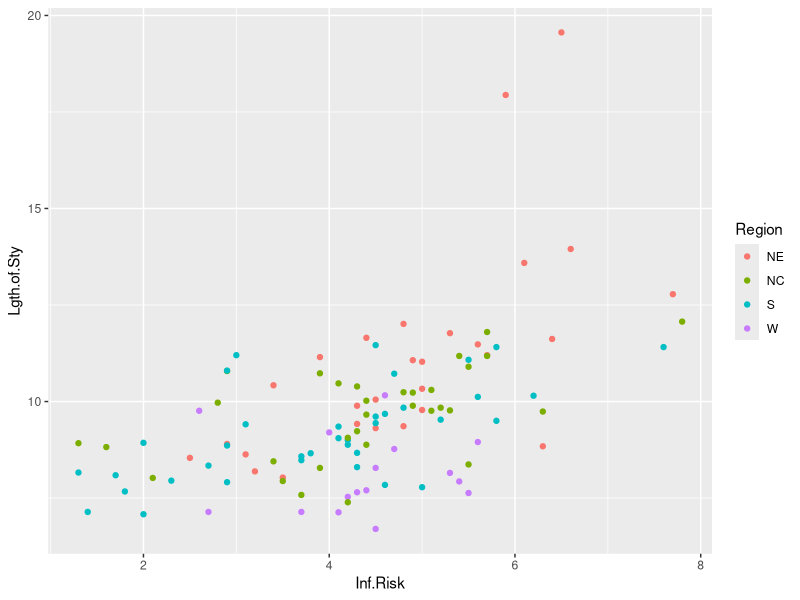
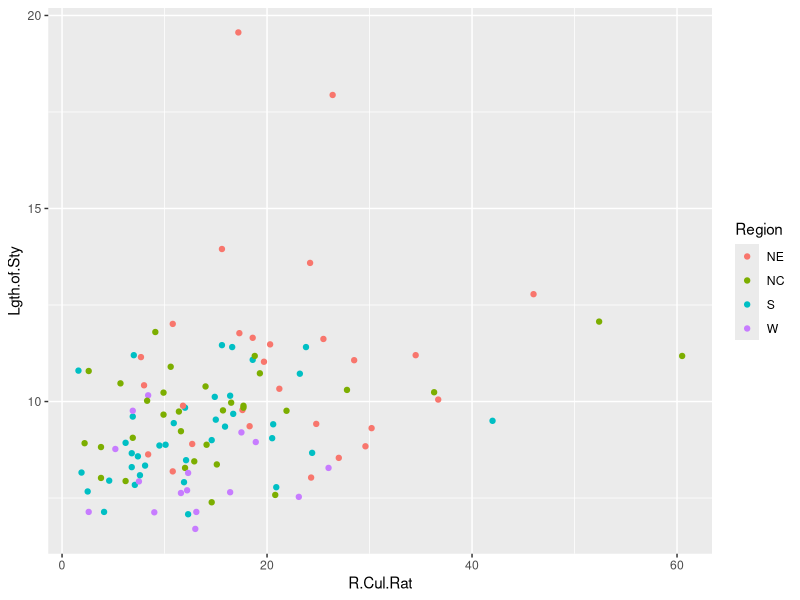
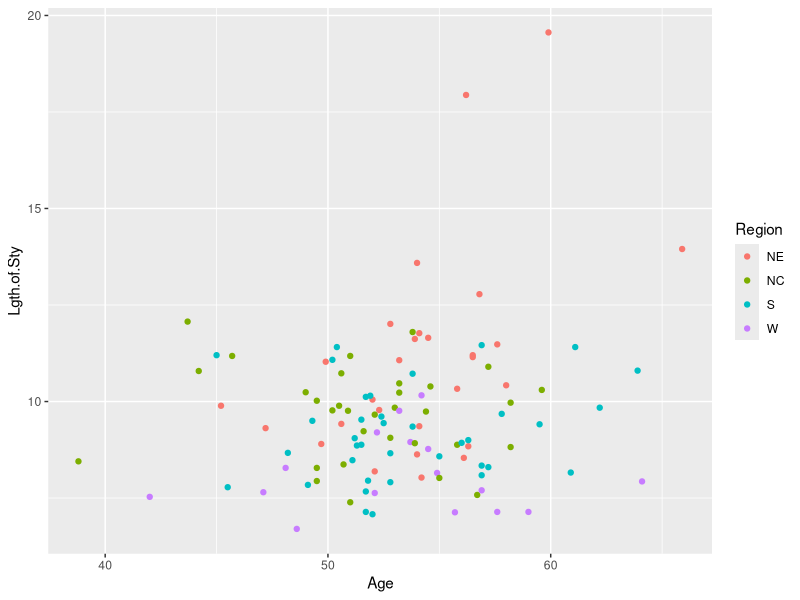
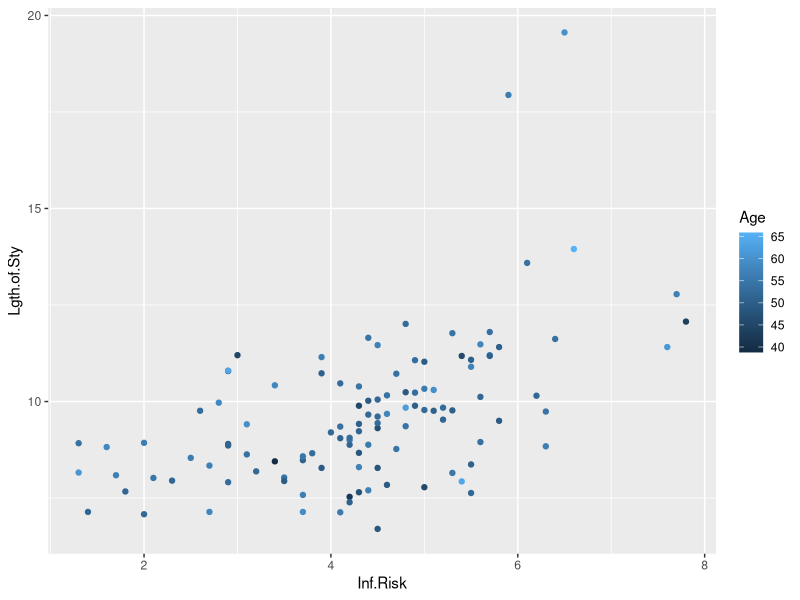
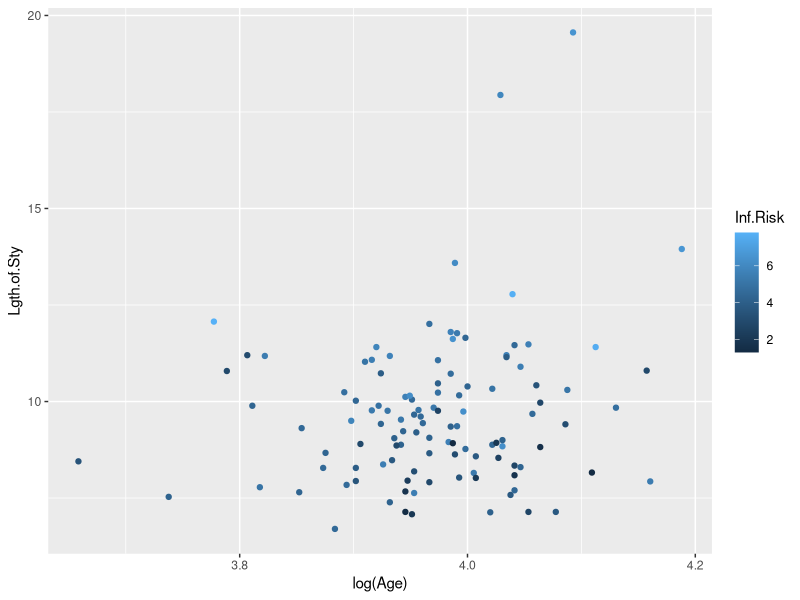
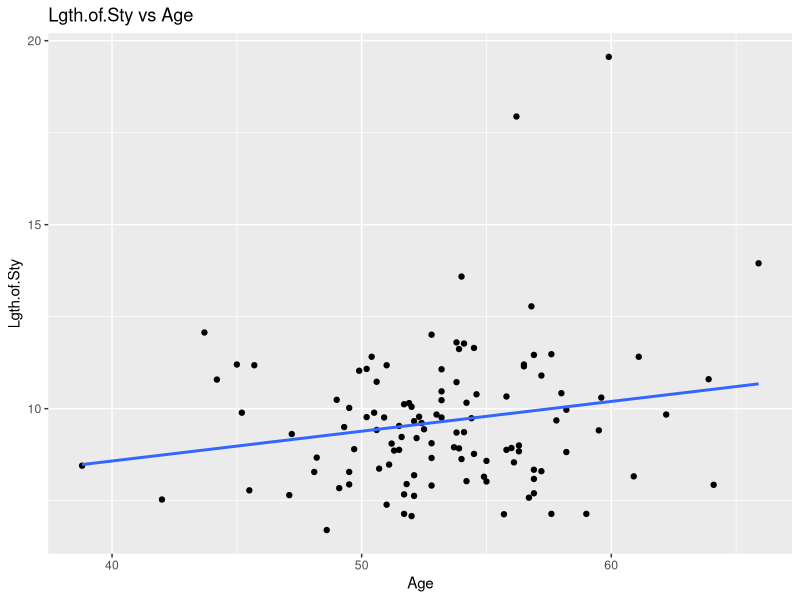
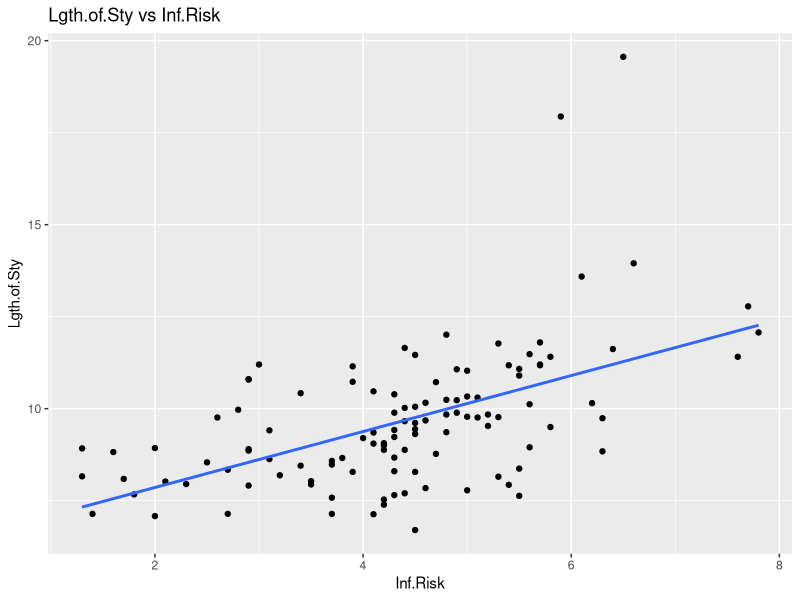
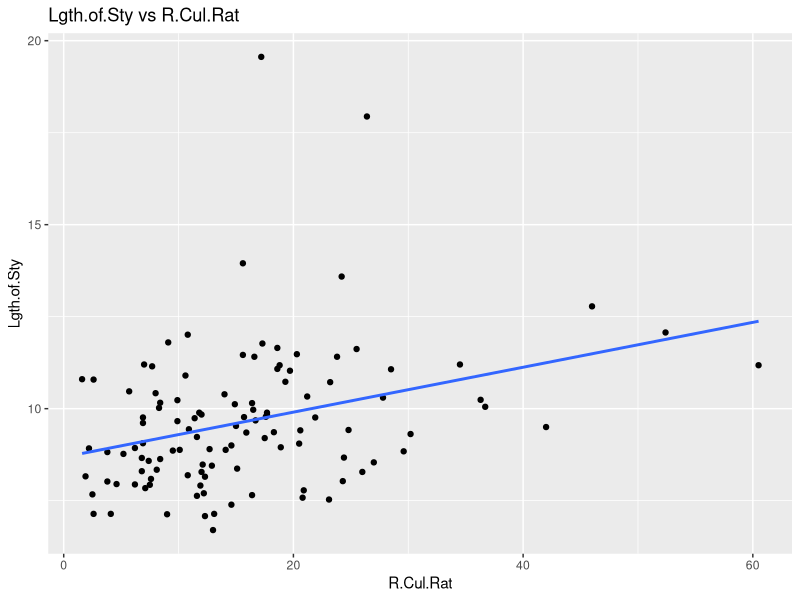

Source code (R) for these figures, in order: (Note: this script raises an error after producing the figures.)
## ---- chunk 1
knitr::opts_chunk$set(echo = TRUE)
# Load libraries
library(tidyverse)
library(car)  
library(caret)   
# Set  colors
hexBlue <- "#354CA1"
hexRed <- "#CC0035" 
hexGold <- "#DD923B"
# Load and clean data
setwd("C:/Users/tracy/OneDrive/Desktop/2 Stats/00 Project 1/")
hospital <- read_csv("HospitalDurations.csv")
# View(hospital)
names(hospital) <- make.names(names(hospital))
names(hospital)
# Make Region a factor
hospital$Region <- factor(hospital$Region, levels = 1:4, labels = c("NE", "NC", "S", "W"))
hospital <- hospital %>% select(-ID)
## ---- chunk 2
# summary(hospital)
# glimpse(hospital)
# We cannot find any missing or nonsense values.
# write_csv(hospital, "Cleaned_HospitalDurations.csv")
vars <- c("Lgth.of.Sty", "Age", "Inf.Risk", "R.Cul.Rat", "R.CX.ray.Rat","N.Beds", "Med.Sc.Aff", "Region", "Avg.Pat", "Avg.Nur","Pct.Ser.Fac")
# ggpairs(hospital[, vars])
# ggplot(hospital, aes(x = InfRisk, y = Lgth.of.Sty)) +geom_boxplot() +labs(title = "Length of Stay by Region")

sapply(hospital[vars], function(x) {
  if (is.factor(x)) {
    nlevels(x)            # number of factor levels
  } else {
    length(unique(x))  # number of unique values for numeric or character
  }
})
table(hospital$Region)
levels(hospital$Region)

library(ggplot2)
library(gridExtra)
 
# p1<-ggplot(data=hospital,aes(x=Age,y=Inf.Risk,colour=Lgth.of.Sty))+geom_point()
# p2<-ggplot(data=hospital,aes(x=Age,y=R.Cul.Rat,colour=Lgth.of.Sty))+geom_point()
# p3<-ggplot(data=hospital,aes(x=Age,y=R.CX.ray.Rat,colour=Lgth.of.Sty))+geom_point()


ggplot(data=hospital,aes(x=Inf.Risk,y=Lgth.of.Sty,colour=Region))+geom_point()
ggplot(data=hospital,aes(x=R.Cul.Rat,y=Lgth.of.Sty,colour=Region))+geom_point()
ggplot(data=hospital,aes(x=Age,y=Lgth.of.Sty,colour=Region))+geom_point()
ggplot(data=hospital,aes(x=Inf.Risk,y=Lgth.of.Sty,colour=Age))+geom_point()
ggplot(data=hospital,aes(x=log(Age),y=Lgth.of.Sty,colour=Inf.Risk))+geom_point()

# grid.arrange(p1,p2,p3,nrow=1)

# All variable combinations vs Lgth.of.Sty

varAllPredictors <- c("Age", "Inf.Risk", "R.Cul.Rat", "R.CX.ray.Rat","N.Beds", "Avg.Pat", "Avg.Nur","Pct.Ser.Fac","Region")

for (var in varAllPredictors) {
  p <- ggplot(hospital, aes_string(x = var, y = "Lgth.of.Sty")) + geom_point() + geom_smooth(method = "lm", se = FALSE) + labs(title = paste("Lgth.of.Sty vs", var))
  print(p)
}
## ---- chunk 3
hospital = hospital %>%
 mutate(
 ### Log-transformed terms
	 log_Age = log(Age),
	 log_InfectionRisk = log(Inf.Risk),
	 log_NumBeds = log(N.Beds),
	 log_Avg_Pat = log(Avg.Pat),
	 log_Avg_Nur = log(Avg.Nur),
	 log_R_Cul_RatAvg_Nur = log(R.Cul.Rat),
	 log_Pct_Ser_Fac = log(Pct.Ser.Fac),
 ### Squared terms
	 InfectionRisk2 = Inf.Risk^2,
	 NumBeds2 = N.Beds^2,
	 Avg_Pat2 = Avg.Pat^2,
	 Avg_Nur2 = Avg.Nur^2,
	 R_Cul_Rat2 = R.Cul.Rat^2,
	 Pct_Ser_Fac2 = Pct.Ser.Fac^2,
 ### Cubic terms
	 InfectionRisk3 = Inf.Risk^3,
	 NumBeds3 = N.Beds^3,
	 Avg_Pat3 = Avg.Pat^3,
	 Avg_Nur3 = Avg.Nur^3,
	 R_Cul_Rat3 = R.Cul.Rat^3,
	 Pct_Ser_Fac3 = Pct.Ser.Fac^3,
 ### Quartic terms
	 InfectionRisk4 = Inf.Risk^4,
	 NumBeds4 = N.Beds^4,
	 Avg_Pat4 = Avg.Pat^4,
	 Avg_Nur4 = Avg.Nur^4,
	 R_Cul_Rat4 = R.Cul.Rat^4,
	 Pct_Ser_Fac4 = Pct.Ser.Fac^4,
 ### Interaction terms       maker RegionNum a numeric
	 # regionInfection = Region * Inf.Risk,
	 # regionBeds = Region * N.Beds,
 # Scale UP: Base Variable Times 100
	 InfectionRisk_c = Inf.Risk * 100,
	 Age_c = Inf.Risk * 100,
	 NumBeds_c = N.Beds * 100,
	 Avg_Pat_c = Avg.Pat * 100,
	 Avg_Nur_c = Avg.Nur * 100
 )
## ---- chunk 4

# Outliers
myFormula <- as.formula(paste("Lgth.of.Sty ~", paste(varAllPredictors, collapse = " + ")))
myFormula
fit_all <- lm(myFormula, data = hospital)
influencePlot(fit_all, id.method = "identify", main = "Influence Plot")
sapply(data[varAllPredictors], function(x) {
  if (is.factor(x)) nlevels(x) else length(unique(x))
})

# Cook's Distance
cooksd <- cooks.distance(fit_all)
influential_points <- which(cooksd > 4 / nrow(hospital))
print(influential_points)
print(hospital[influential_points, ])


## ---- chunk 5
varAllPredictors <- c("Age", "Inf.Risk", "R.Cul.Rat", "R.CX.ray.Rat","N.Beds", "Avg.Pat", "Avg.Nur","Pct.Ser.Fac","Region")

myFormula <- as.formula(paste("Lgth.of.Sty ~", paste(varAllPredictors, collapse = " + ")))
myFormula
  
set.seed(123)
train_idx <- createDataPartition(hospital$Lgth.of.Sty, p = 0.8, list = FALSE)
train <- hospital[train_idx, ]
test <- hospital[-train_idx, ]

model_Simple <- lm(myFormula, data = train)
summary(model_Simple)
vif(model_Simple)

# High multicollinearity  N.Beds  and also Avg.Pat because both are measures of hospital SIZE.
myPredictions  <- predict(model_Simple, newdata = test)
mse_lm <- mean((myPredictions - test$Lgth.of.Sty)^2)
mse_lm # MSE is  1.104911 -- not too shabby
# Plot Diagnostics
par(mfrow = c(2, 2))
  plot(model_Simple)
par(mfrow = c(1, 1))


## ---- chunk 6
# varBest <- c("Age", "Inf.Risk", "R.Cul.Rat", "R.CX.ray.Rat","N.Beds", "Avg.Pat", "Avg.Nur","Pct.Ser.Fac","Region")
varBest <- c("Age", "Inf.Risk", "R.Cul.Rat", "R.CX.ray.Rat",          "Avg.Pat", "Avg.Nur","Pct.Ser.Fac","Region")  #  "N.Beds" already removed

# varBest <- gsub("Region.*", "Region", varBest)
# varBest <- unique(varBest)

# Train/Test Split
set.seed(123)
train_idx <- createDataPartition(hospital$Lgth.of.Sty, p = 0.8, list = FALSE)
train <- hospital[train_idx, ]
test  <- hospital[-train_idx, ]

myFormula <- as.formula(paste("Lgth.of.Sty ~", paste(varBest, collapse = " + ")))
myFormula
modelAvgPatient <- lm(myFormula, data = train)
summary(modelAvgPatient)
vif(modelAvgPatient)
myPredictions  <- predict(modelAvgPatient, newdata = test)
mse_modelAvgPatient <- mean((myPredictions - test$Lgth.of.Sty)^2)
myFormula # Lgth.of.Sty ~ Age + Inf.Risk + R.Cul.Rat + R.CX.ray.Rat + N.Beds + Avg.Nur + Pct.Ser.Fac + Region
mse_modelAvgPatient # MSE is  1.123121 -- also not bad at all
summary(hospital)

## ---- chunk 7
# Reload for a simplified dataset since none of the log/square/cube/etc. seemed useful.
hospital <- read_csv("HospitalDurations.csv")
names(hospital) <- make.names(names(hospital))
names(hospital)
# Make Region a factor
hospital$Region <- factor(hospital$Region, levels = 1:4, labels = c("NE", "NC", "S", "W"))
hospital <- hospital %>% select(-ID)


numeric_vars <- c("Age", "Inf.Risk", "R.Cul.Rat", "R.CX.ray.Rat", "N.Beds", "Avg.Pat", "Avg.Nur", "Pct.Ser.Fac")
categorical_vars <- c("Region", "Med.Sc.Aff")

# Create interaction terms
for (num_var in numeric_vars) {
  for (cat_var in categorical_vars) {
    interaction_name <- paste0(num_var, "_x_", cat_var)
    hospital[[interaction_name]] <- hospital[[num_var]] * as.numeric(hospital[[cat_var]])

  }
}

names(hospital)

all_predictors <- setdiff(names(hospital), c("Lgth.of.Sty", "ID"))  # remove target and any ID columns
mlr_interations_all_formula <- as.formula(paste("Lgth.of.Sty ~", paste(all_predictors, collapse = " + ")))

# Train/test split (if not already done)
set.seed(123)
train_idx <- createDataPartition(hospital$Lgth.of.Sty, p = 0.8, list = FALSE)
train <- hospital[train_idx, ]
test <- hospital[-train_idx, ]

# Fit model
mlr_interations_all <- lm(mlr_interations_all_formula, data = train)
summary(full_model)

mse_mlr_interations_all <- mean((myPredictions - test$Lgth.of.Sty)^2)
mse_mlr_interations_all  # So, all that complexity, and as expected, we LOSE precision, MSE= 1.123121
## ---- chunk 8
# Stepwise Selection 
## Won't run because too much multicollinearity between many of the interaction variables so I simplified.

# SimplerFormula <- Lgth.of.Sty ~ Age + Inf.Risk + R.Cul.Rat + R.CX.ray.Rat +  
#   Med.Sc.Aff + Region + Avg.Pat + Avg.Nur + Pct.Ser.Fac + 
#   Age_x_Region + Inf.Risk_x_Region + R.Cul.Rat_x_Region + R.CX.ray.Rat_x_Region + 
#   N.Beds_x_Region + Avg.Pat_x_Region + Avg.Nur_x_Region + Pct.Ser.Fac_x_Region
 #  MSE = 1.044064 but Many of above variables have very high p-values! So I simplified:

SimplerFormula <- Lgth.of.Sty ~ Age + Inf.Risk + Avg.Pat + Avg.Nur + Inf.Risk_x_Region + Avg.Pat_x_Region + Avg.Nur_x_Region



model_simpler <- lm(SimplerFormula, data = train)
summary(model_simpler)

pred_simpler <- predict(model_simpler, newdata = test)
mse_simpler <- mean((pred_simpler - test$Lgth.of.Sty)^2)
rmse_simpler <- sqrt(mse_simpler)
rmse_simpler #  MSE = 0.9877123


# LASSO
library(glmnet)

# Prepare data for glmnet (model.matrix drops NAs and handles factors)
X <- model.matrix(mlr_interations_all_formula, data = train)[,-1]  # remove intercept
y <- train$Lgth.of.Sty

# Cross-validated LASSO (alpha = 1)
set.seed(123)
lasso_cv <- cv.glmnet(X, y, alpha = 1)
plot(lasso_cv)

# Best lambda and model
best_lambda <- lasso_cv$lambda.min
lasso_model <- glmnet(X, y, alpha = 1, lambda = best_lambda)
coef(lasso_model)

# Predict and evaluate
X_test <- model.matrix(mlr_interations_all_formula, data = test)[,-1]
pred_lasso <- predict(lasso_model, s = best_lambda, newx = X_test)
mse_lasso <- mean((pred_lasso - test$Lgth.of.Sty)^2)
mse_lasso # Meh. Not great.

final_formula <- Lgth.of.Sty ~ Age + Inf.Risk + Avg.Pat + Region + Inf.Risk_x_Region +  R.CX.ray.Rat_x_Med.Sc.Aff + Avg.Nur_x_Med.Sc.Aff + Pct.Ser.Fac_x_Region
model_final <- lm(final_formula, data = train)
summary(model_final)

pred_final <- predict(model_final, newdata = test)
rmse_final <- sqrt(mean((pred_final - test$Lgth.of.Sty)^2))
rmse_final # Dramatically less good than the MLR from a few steps ago. So, no!

# Bootstrap RMSE
library(boot)
rmse_fun <- function(data, indices) {
  d <- data[indices, ]
  model <- lm(mlr_interations_all_formula, data = d)
  pred <- predict(model, newdata = test)
  sqrt(mean((pred - test$Lgth.of.Sty)^2))
}
set.seed(123)
boot_rmse <- boot(hospital, statistic = rmse_fun, R = 1000)
boot.ci(boot_rmse, type = c("basic", "perc", "bca"))


